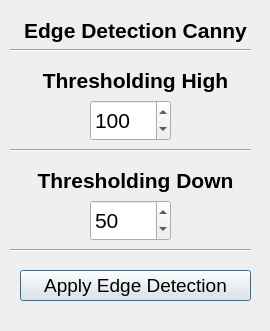
<?xml version="1.0" encoding="UTF-8"?>
<ui version="4.0">
 <class>CannyWidget</class>
 <widget class="QWidget" name="CannyWidget">
  <property name="geometry">
   <rect>
    <x>0</x>
    <y>0</y>
    <width>270</width>
    <height>331</height>
   </rect>
  </property>
  <property name="windowTitle">
   <string>Form</string>
  </property>
  <widget class="QLabel" name="label">
   <property name="geometry">
    <rect>
     <x>0</x>
     <y>10</y>
     <width>271</width>
     <height>41</height>
    </rect>
   </property>
   <property name="font">
    <font>
     <pointsize>16</pointsize>
     <weight>75</weight>
     <bold>true</bold>
    </font>
   </property>
   <property name="text">
    <string>Edge Detection Canny</string>
   </property>
   <property name="alignment">
    <set>Qt::AlignCenter</set>
   </property>
  </widget>
  <widget class="Line" name="line_3">
   <property name="geometry">
    <rect>
     <x>10</x>
     <y>40</y>
     <width>241</width>
     <height>20</height>
    </rect>
   </property>
   <property name="orientation">
    <enum>Qt::Horizontal</enum>
   </property>
  </widget>
  <widget class="QSpinBox" name="spinBoxHigh">
   <property name="geometry">
    <rect>
     <x>90</x>
     <y>100</y>
     <width>81</width>
     <height>41</height>
    </rect>
   </property>
   <property name="font">
    <font>
     <pointsize>16</pointsize>
    </font>
   </property>
   <property name="maximum">
    <number>1000</number>
   </property>
   <property name="value">
    <number>100</number>
   </property>
  </widget>
  <widget class="QSpinBox" name="spinBoxDown">
   <property name="geometry">
    <rect>
     <x>90</x>
     <y>200</y>
     <width>81</width>
     <height>41</height>
    </rect>
   </property>
   <property name="font">
    <font>
     <pointsize>16</pointsize>
    </font>
   </property>
   <property name="maximum">
    <number>1000</number>
   </property>
   <property name="value">
    <number>50</number>
   </property>
  </widget>
  <widget class="QPushButton" name="buttonEdgeCanny">
   <property name="geometry">
    <rect>
     <x>20</x>
     <y>270</y>
     <width>231</width>
     <height>31</height>
    </rect>
   </property>
   <property name="font">
    <font>
     <pointsize>14</pointsize>
    </font>
   </property>
   <property name="text">
    <string>Apply Edge Detection</string>
   </property>
   <property name="default">
    <bool>true</bool>
   </property>
  </widget>
  <widget class="QLabel" name="label_4">
   <property name="geometry">
    <rect>
     <x>0</x>
     <y>60</y>
     <width>271</width>
     <height>41</height>
    </rect>
   </property>
   <property name="font">
    <font>
     <pointsize>16</pointsize>
     <weight>75</weight>
     <bold>true</bold>
    </font>
   </property>
   <property name="text">
    <string>Thresholding High</string>
   </property>
   <property name="alignment">
    <set>Qt::AlignCenter</set>
   </property>
  </widget>
  <widget class="QLabel" name="label_5">
   <property name="geometry">
    <rect>
     <x>0</x>
     <y>160</y>
     <width>271</width>
     <height>41</height>
    </rect>
   </property>
   <property name="font">
    <font>
     <pointsize>16</pointsize>
     <weight>75</weight>
     <bold>true</bold>
    </font>
   </property>
   <property name="text">
    <string>Thresholding Down</string>
   </property>
   <property name="alignment">
    <set>Qt::AlignCenter</set>
   </property>
  </widget>
  <widget class="Line" name="line_4">
   <property name="geometry">
    <rect>
     <x>10</x>
     <y>140</y>
     <width>241</width>
     <height>20</height>
    </rect>
   </property>
   <property name="orientation">
    <enum>Qt::Horizontal</enum>
   </property>
  </widget>
  <widget class="Line" name="line_5">
   <property name="geometry">
    <rect>
     <x>10</x>
     <y>240</y>
     <width>241</width>
     <height>20</height>
    </rect>
   </property>
   <property name="orientation">
    <enum>Qt::Horizontal</enum>
   </property>
  </widget>
 </widget>
 <resources/>
 <connections/>
</ui>
